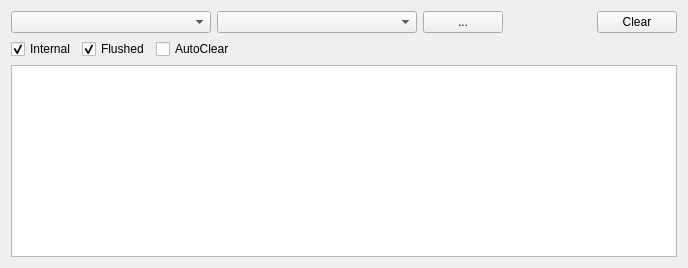
         <widget class="QWidget" name="tabLogs">
          <attribute name="title">
           <string>Logs</string>
          </attribute>
          <layout class="QVBoxLayout" name="verticalLayout">
           <item>
            <layout class="QHBoxLayout" name="horizontalLayout_2">
             <item>
              <widget class="QComboBox" name="messageSourceCmbx">
               <property name="sizePolicy">
                <sizepolicy hsizetype="Maximum" vsizetype="Fixed">
                 <horstretch>4</horstretch>
                 <verstretch>0</verstretch>
                </sizepolicy>
               </property>
               <property name="minimumSize">
                <size>
                 <width>200</width>
                 <height>0</height>
                </size>
               </property>
               <property name="statusTip">
                <string>Active log</string>
               </property>
               <property name="maxVisibleItems">
                <number>20</number>
               </property>
              </widget>
             </item>
             <item>
              <widget class="QComboBox" name="componentFilterCmbx">
               <property name="minimumSize">
                <size>
                 <width>200</width>
                 <height>0</height>
                </size>
               </property>
              </widget>
             </item>
             <item>
              <widget class="QPushButton" name="btEditFilterComponents">
               <property name="text">
                <string>...</string>
               </property>
              </widget>
             </item>
             <item>
              <spacer name="horizontalSpacer">
               <property name="orientation">
                <enum>Qt::Horizontal</enum>
               </property>
               <property name="sizeHint" stdset="0">
                <size>
                 <width>88</width>
                 <height>17</height>
                </size>
               </property>
              </spacer>
             </item>
             <item>
              <widget class="QPushButton" name="btClearMainLog">
               <property name="text">
                <string>Clear</string>
               </property>
              </widget>
             </item>
            </layout>
           </item>
           <item>
            <layout class="QHBoxLayout" name="horizontalLayout_21">
             <item>
              <widget class="QCheckBox" name="ckShowInternalMsgs">
               <property name="toolTip">
                <string>Show messages produced by CAST Control</string>
               </property>
               <property name="text">
                <string>Internal</string>
               </property>
               <property name="checked">
                <bool>true</bool>
               </property>
              </widget>
             </item>
             <item>
              <widget class="QCheckBox" name="ckShowFlushMsgs">
               <property name="toolTip">
                <string>Flush messages from the message queue after a process has terminated</string>
               </property>
               <property name="text">
                <string>Flushed</string>
               </property>
               <property name="checked">
                <bool>true</bool>
               </property>
              </widget>
             </item>
             <item>
              <widget class="QCheckBox" name="ckAutoClearLog">
               <property name="toolTip">
                <string>Clear the log output when the client process starts</string>
               </property>
               <property name="text">
                <string>AutoClear</string>
               </property>
              </widget>
             </item>
             <item>
              <spacer name="horizontalSpacer_14">
               <property name="orientation">
                <enum>Qt::Horizontal</enum>
               </property>
               <property name="sizeHint" stdset="0">
                <size>
                 <width>88</width>
                 <height>17</height>
                </size>
               </property>
              </spacer>
             </item>
            </layout>
           </item>
           <item>
            <widget class="QTextEdit" name="mainLogfileTxt">
             <property name="undoRedoEnabled">
              <bool>false</bool>
             </property>
             <property name="textInteractionFlags">
              <set>Qt::TextSelectableByKeyboard|Qt::TextSelectableByMouse</set>
             </property>
            </widget>
           </item>
          </layout>
         </widget>
